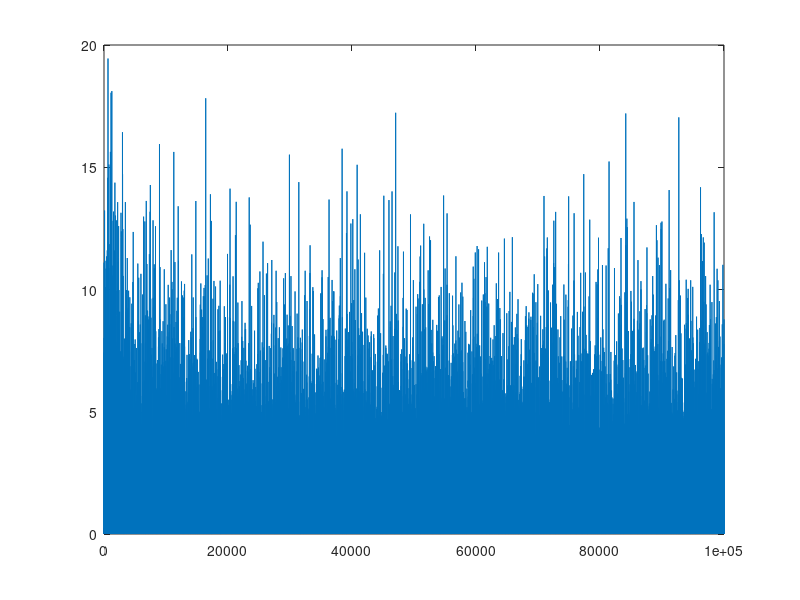
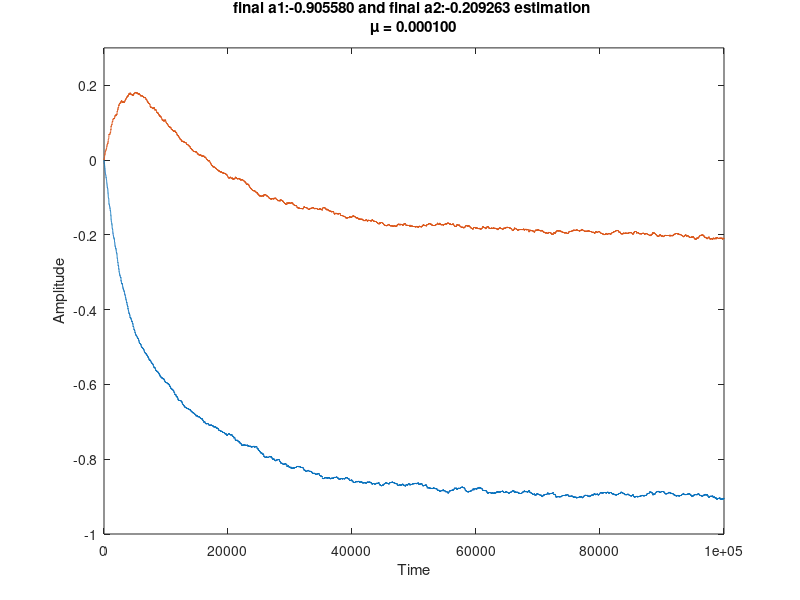

These charts were generated, in order, by the following MATLAB code:
clc; clear;
%initialise all variables
p=2;
N = 100000;
n = randn(N,1);
a = [1, 0.9, 0.2];
x= filter(1,a,n);
a = zeros(N,p);
% can also be made a function
%function [y_e, e, a] = LMS_AR(x, mu, p)
mu=0.0001;
e = zeros(N,1);
%perform AR recognition/estimation
y_h = zeros(N,1);
for i = p+1:N
    y_h(i) = a(i,:)*x(i-1:-1:i-p); %a1(i)*x(i-1)+a2(i)*x(i-2);
    e(i) = x(i) - y_h(i);
    a(i+1,:) = a(i,:) + mu*e(i)*x(i-1:-1:i-p)';
end
%end %use for fucntion, comment the rest out
%% plot everything
figure(1);
plot(e.*e);
figure(2);
clear figure(2);
plot(a);
str = sprintf('final a1:%f and final a2:%f estimation \n\\mu = %f',a(N,1),a(N,2),mu);
title(str);
ylabel('Amplitude')
xlabel('Time')
axis([0 N -1 .3])